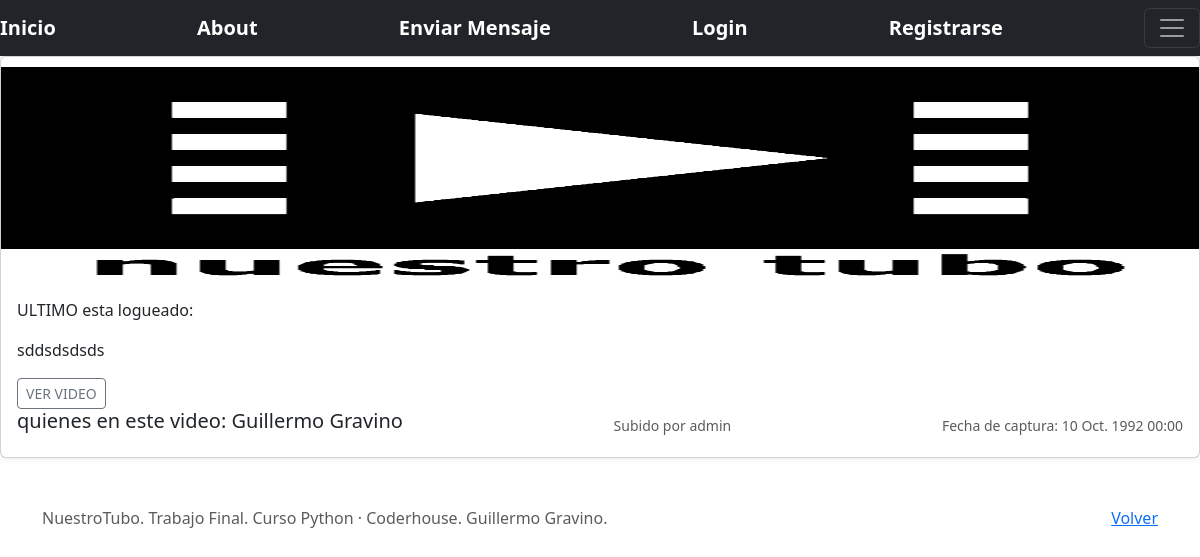
Before: /videos/5/detail with the older database file.
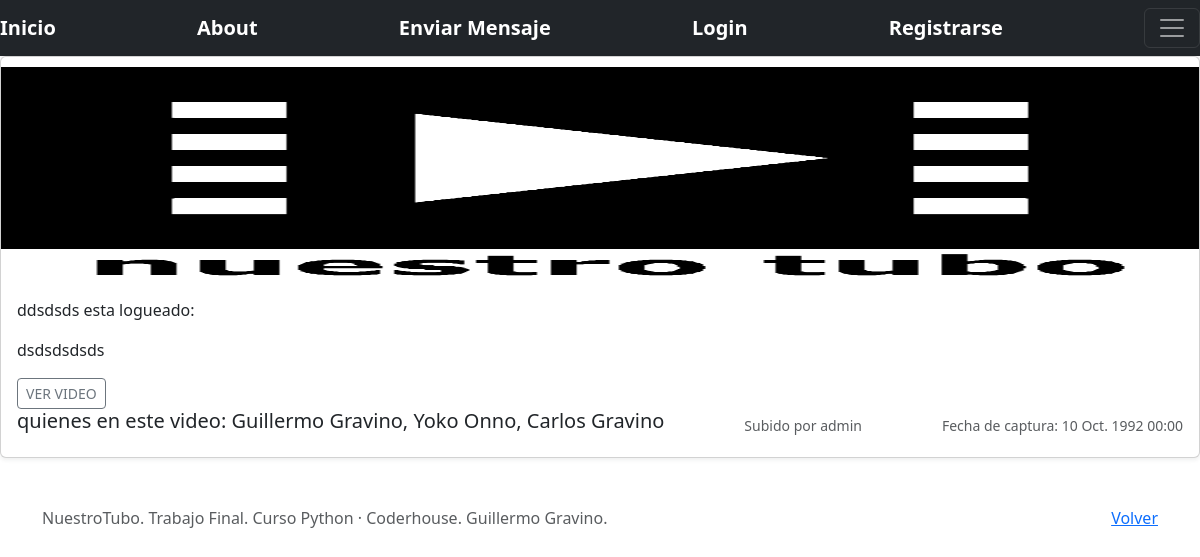
After: the same page with the newer database file.
### AdminVideos/models.py (models this page shows, shortened)
class Video(models.Model):
    nombre_video = models.CharField(max_length=30)
    url_video = models.CharField(max_length=80, blank=False)
    descripcion_video = models.CharField(max_length=300)
    quienes_aparecen = models.CharField('Ingrese el nombre y apellido de quienes participan en el video, separados por coma', max_length=120, blank=False)
    propietario = models.ForeignKey(to=User, on_delete=models.CASCADE, related_name="propietario")
    image = models.ImageField(upload_to="videos/", null=True, blank=True)
    fecha_video= models.DateTimeField()
    @property
    def image_url(self):
        return self.image.url if self.image else '/media/videos/nuestrotubo.png'

### AdminVideos/views.py (the view)
# urls.py: path('videos/<pk>/detail', VideoDetail.as_view(), name="videos-detail"),
class VideoDetail(DetailView):
    model = Video
    context_object_name = "video"

### AdminVideos/templates/AdminVideos/video_detail.html
{% extends "AdminVideos/base.html" %}
{% load static %}
{% block principal %}
<div class="col">
    <div class="card shadow-sm">
      <img class="card-img-top" style="height: 225px; width: 100%; display: block" src="{{video.image_url}}" data-holder-rendered="true">
      <div class="card-body">
        <p class="card-text">{{ video.nombre_video }} esta logueado: {{user.profile.nombre_completo}}</p>
        <p class="card-text">{{ video.descripcion_video }}</p>
        <a href="{{video.url_video}}" type="button" class="btn btn-sm btn-outline-secondary">VER VIDEO</a>
        <div class="d-flex justify-content-between align-items-center">
           <h5>quienes en este video:  {{video.quienes_aparecen}} </h5>
           {% if user.id == video.propietario.id %}
             <small class="text-muted">Subido por mi.</small>
           {% else %}
             <small class="text-muted">Subido por {{ video.propietario }}</small>
           {% endif %}
           <small class="text-muted">Fecha de captura: {{ video.fecha_video }}</small>
        </div>
      </div>
    </div>
 </div>
{% endblock %}

### AdminVideos/templates/AdminVideos/base.html (shortened to what this page needs)
<!DOCTYPE html>
<html lang="es-AR">
<head>
   {% load static %}
<link href="{% static 'AdminVideos/css/bootstrap.min.css' %}" rel="stylesheet">
  </head>
  <body>
<header>
  <div class="navbar navbar-dark bg-dark shadow-sm">
  <a href="{% url 'videos-list' %}" class="navbar-brand d-flex align-items-center">
    <strong>Inicio</strong>
  </a>
  <a href="{% url 'about' %}" class="navbar-brand d-flex align-items-center">
    <strong>About</strong>
  </a>
  <a href="{% url 'mensaje-create' %}" class="navbar-brand d-flex align-items-center">
    <strong>Enviar Mensaje</strong>
  </a>
      {% if user.is_authenticated  %}
        <a href="{% url 'videos-create' %}" class="navbar-brand d-flex align-items-center">
          <strong>Nuevo Video</strong>
        </a>
        <a href="{% url 'mensaje-list' %}" class="navbar-brand d-flex align-items-center">
          <strong>Mensajes</strong>
        </a>
        {% if user.profile %}
        <a href="{% url 'profile-update' user.profile.id %}" class="navbar-brand d-flex align-items-center">
          <strong>Editar Perfil de {{user.profile.nombre_completo}}</strong>
        </a>
        {% else %}
        <a href="{% url 'profile-create' %}" class="navbar-brand d-flex align-items-center">
          <strong>Completar Perfil</strong>
        </a>
        {% endif %}
        <a href="{% url 'logout' %}" class="navbar-brand d-flex align-items-center">
          <strong>Hola {{user.username}} | Salir</strong>
        </a>
      {% else %}
      <a href="{% url 'login' %}" class="navbar-brand d-flex align-items-center">
         <strong>Login</strong>
      </a>
      <a href="{% url 'signup' %}" class="navbar-brand d-flex align-items-center">
        <strong>Registrarse</strong>
      </a>
      {% endif %}
      <button class="navbar-toggler" type="button" data-bs-toggle="collapse" data-bs-target="#navbarHeader" aria-controls="navbarHeader" aria-expanded="false" aria-label="Toggle navigation">
        <span class="navbar-toggler-icon"></span>
      </button>
    </div>
</header>
{% block principal %}
{% endblock %}
<footer class="text-muted py-5">
    <div class="container">
      <p class="float-end mb-1">
        <a href="{% url 'videos-list' %}">Volver</a>
      </p>
      <p class="mb-1">NuestroTubo. Trabajo Final. Curso Python · Coderhouse. Guillermo Gravino.</p>
    </div>
  </footer>
  </body></html>

Changed rows visible on the page:
changed Video "admin": nombre_video "ULTIMO" → "ddsdsds"; descripcion_video "sddsdsdsds" → "dsdsdsdsds"; quienes_aparecen "Guillermo Gravino" → "Guillermo Gravino, Yoko Onno, Carlos Gravino"
